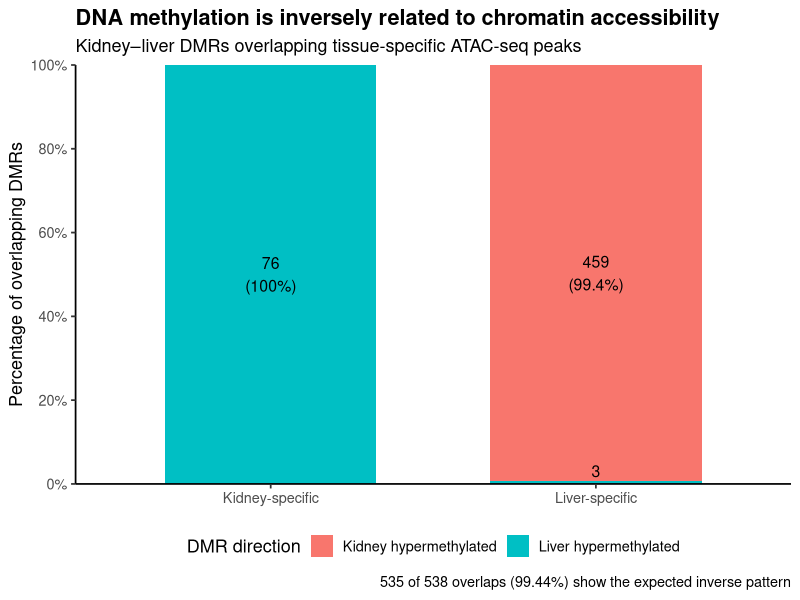
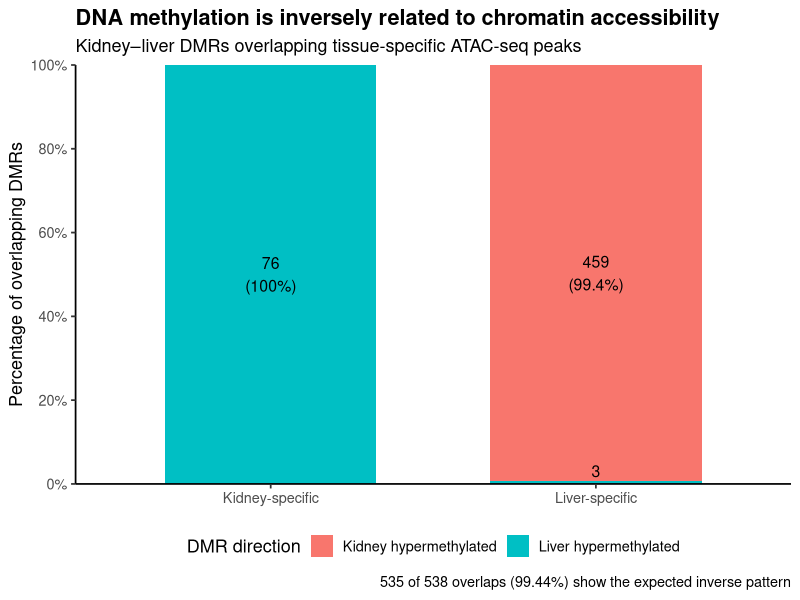
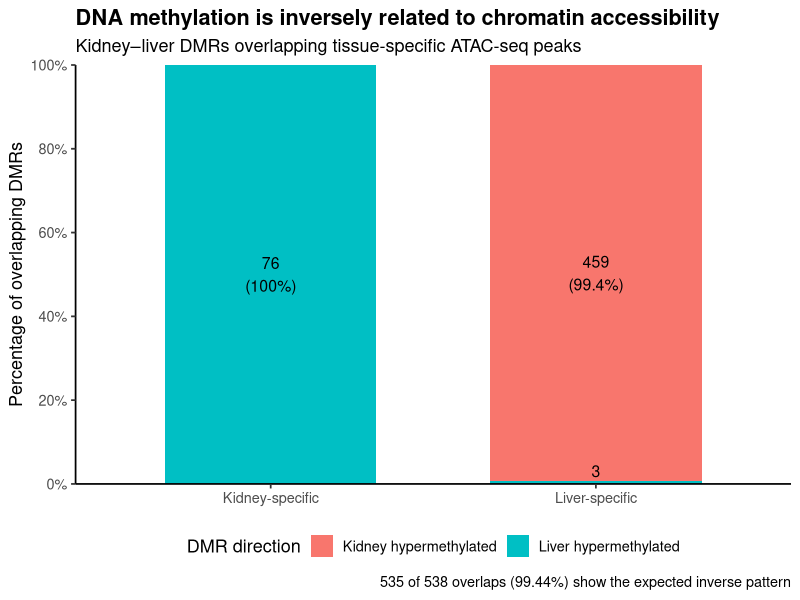

Write the R code that produced these figures, in order.
library(ggplot2)

plot_data <- data.frame(
  ATAC_peak_type = c(
    "Kidney-specific",
    "Kidney-specific",
    "Liver-specific",
    "Liver-specific"
  ),
  DMR_direction = c(
    "Kidney hypermethylated",
    "Liver hypermethylated",
    "Kidney hypermethylated",
    "Liver hypermethylated"
  ),
  count = c(0, 76, 459, 3)
)

# Percentage within each ATAC peak type
plot_data$percentage <- ave(
  plot_data$count,
  plot_data$ATAC_peak_type,
  FUN = function(x) 100 * x / sum(x)
)

plot_data$label <- ifelse(
  plot_data$count > 0,
  paste0(
    plot_data$count,
    "\n(",
    round(plot_data$percentage, 1),
    "%)"
  ),
  ""
)

p <- ggplot(
  plot_data,
  aes(
    x = ATAC_peak_type,
    y = percentage,
    fill = DMR_direction
  )
) +
  geom_col(
    width = 0.65
  ) +
  geom_text(
    aes(label = label),
    position = position_stack(vjust = 0.5),
    size = 4
  ) +
  scale_y_continuous(
    limits = c(0, 100),
    breaks = seq(0, 100, 20),
    labels = function(x) paste0(x, "%"),
    expand = c(0, 0)
  ) +
  labs(
    title = "DNA methylation is inversely related to chromatin accessibility",
    subtitle = "Kidney–liver DMRs overlapping tissue-specific ATAC-seq peaks",
    x = NULL,
    y = "Percentage of overlapping DMRs",
    fill = "DMR direction",
    caption = "535 of 538 overlaps (99.44%) show the expected inverse pattern"
  ) +
  theme_classic(base_size = 13) +
  theme(
    plot.title = element_text(face = "bold"),
    legend.position = "bottom"
  )

ggsave(
  "task4_DMR_ATAC_direction_percentage.pdf",
  p,
  width = 8,
  height = 6
)

ggsave(
  "task4_DMR_ATAC_direction_percentage.png",
  p,
  width = 8,
  height = 6,
  dpi = 300
)

print(p)
